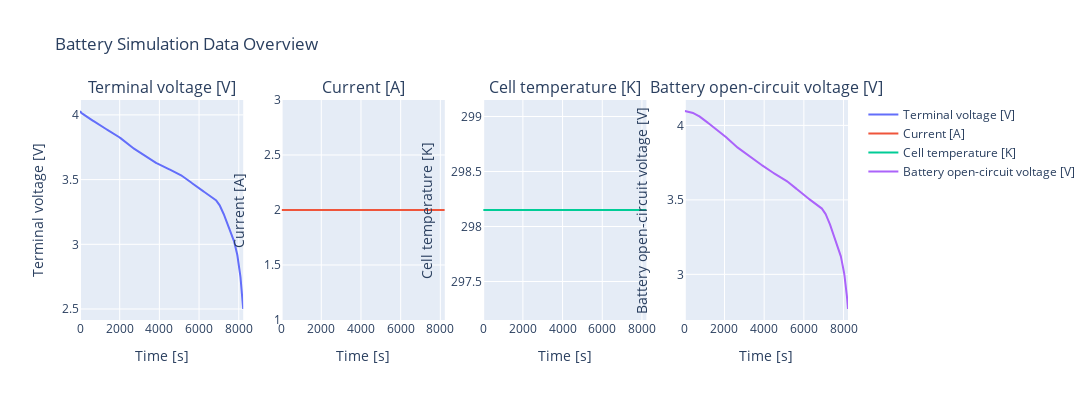

The notebook cell saved with this chart:
### Code cell
create_dynamic_line_plots(tup[1:], tup[0])

### Figure 1 — Plotly figure (JSON) as saved in the notebook; plotly's stock layout.template omitted (floating-point values rounded to 4 significant figures; data arrays with more than 128 entries replaced by an {"elided": "..."} marker saying what was removed)
{"data": [{"mode": "lines", "name": "Terminal voltage [V]", "type": "scatter", "x": {"elided": "824 float values"}, "xaxis": "x", "y": {"elided": "824 float values"}, "yaxis": "y"}, {"mode": "lines", "name": "Current [A]", "type": "scatter", "x": {"elided": "824 float values"}, "xaxis": "x2", "y": {"elided": "824 int values"}, "yaxis": "y2"}, {"mode": "lines", "name": "Cell temperature [K]", "type": "scatter", "x": {"elided": "824 float values"}, "xaxis": "x3", "y": {"elided": "824 float values"}, "yaxis": "y3"}, {"mode": "lines", "name": "Battery open-circuit voltage [V]", "type": "scatter", "x": {"elided": "824 float values"}, "xaxis": "x4", "y": {"elided": "824 float values"}, "yaxis": "y4"}], "layout": {"annotations": [{"font": {"size": 16}, "showarrow": false, "text": "Terminal voltage [V]", "x": 0.1062, "xanchor": "center", "xref": "paper", "y": 1, "yanchor": "bottom", "yref": "paper"}, {"font": {"size": 16}, "showarrow": false, "text": "Current [A]", "x": 0.3688, "xanchor": "center", "xref": "paper", "y": 1, "yanchor": "bottom", "yref": "paper"}, {"font": {"size": 16}, "showarrow": false, "text": "Cell temperature [K]", "x": 0.6313, "xanchor": "center", "xref": "paper", "y": 1, "yanchor": "bottom", "yref": "paper"}, {"font": {"size": 16}, "showarrow": false, "text": "Battery open-circuit voltage [V]", "x": 0.8938, "xanchor": "center", "xref": "paper", "y": 1, "yanchor": "bottom", "yref": "paper"}], "height": 400, "showlegend": true, "title": {"text": "Battery Simulation Data Overview"}, "width": 1600, "xaxis": {"anchor": "y", "domain": [0, 0.2125], "title": {"text": "Time [s]"}}, "xaxis2": {"anchor": "y2", "domain": [0.2625, 0.475], "title": {"text": "Time [s]"}}, "xaxis3": {"anchor": "y3", "domain": [0.525, 0.7375], "title": {"text": "Time [s]"}}, "xaxis4": {"anchor": "y4", "domain": [0.7875, 1], "title": {"text": "Time [s]"}}, "yaxis": {"anchor": "x", "domain": [0, 1], "title": {"text": "Terminal voltage [V]"}}, "yaxis2": {"anchor": "x2", "domain": [0, 1], "title": {"text": "Current [A]"}}, "yaxis3": {"anchor": "x3", "domain": [0, 1], "title": {"text": "Cell temperature [K]"}}, "yaxis4": {"anchor": "x4", "domain": [0, 1], "title": {"text": "Battery open-circuit voltage [V]"}}}}
